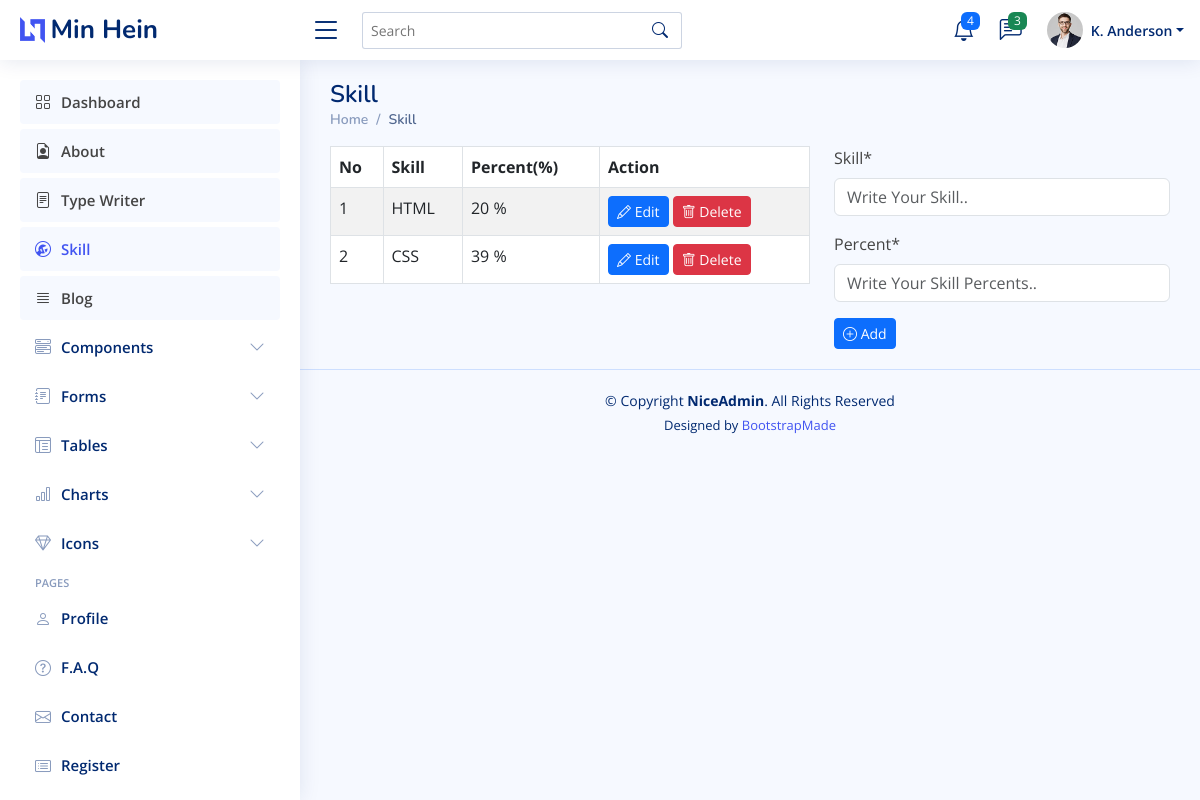
The app's page /dashboard/skill/ with its own data.
### dashboard/models.py (models this page shows, shortened)
class Skill(models.Model):
    skill = models.CharField(max_length=50, null=True)
    percent = models.IntegerField(null=True)
    created_at = models.DateTimeField(auto_now=True)
    updated_at = models.DateTimeField(auto_now_add=True)
    slug = models.SlugField(max_length=255, null=False,blank=True,unique=True,editable=False,)

### dashboard/views.py (the view)
# urls.py: path('skill/', views.skill, name='skill'),
def skill(request):
    page = 'skill'
    skills = Skill.objects.all()
    forms = SkillForm()
    if request.method == "POST":
        form = SkillForm(request.POST)
        if form.is_valid():
            form.save()
            messages.success(request, 'Has been added successfully!')
            return redirect('skill')
    context = {'page':page,'skills':skills, 'forms':forms}
    return render(request, 'dashboard/skill/skill.html', context)

### dashboard/forms.py
class SkillForm(forms.ModelForm):
    class Meta:
        model = Skill
        fields = "__all__"
        widgets = {
            'skill':forms.TextInput(attrs=({'placeholder':'Write Your Skill..'})),
            'percent':forms.NumberInput(attrs=({'placeholder':"Write Your Skill Percents.."})),
        }

### dashboard/templates/dashboard/skill/skill.html (shortened to what this page needs)
{% extends 'dashboard/main.html' %}
{% load crispy_forms_tags %}
{% block content %}
<div class="pagetitle">
    <h1>Skill</h1>
    <nav>
      <ol class="breadcrumb">
        <li class="breadcrumb-item"><a href="{% url 'dashboard' %}">Home</a></li>
        <li class="breadcrumb-item active">Skill</li>
      </ol>
    </nav>
  </div>
  <div class="row">
    <div class="col-md-7">
        <table class="table table-striped table-bordered">
            <thead>
              <tr>
                <th scope="col">No</th>
                <th scope="col">Skill</th>
                <th scope="col">Percent(%)</th>
                <th scope="col">Action</th>
              </tr>
            </thead>
            <tbody>
              {% for skill in skills %}
                <tr>
                    <td>{{ forloop.counter }}</td>
                    <td>{{ skill.skill }}</td>
                    <td>{{ skill.percent }} %</td>
                    <td>
                        <a href="{% url 'skill-edit' skill.slug %}" class="btn btn-primary btn-sm">
                            <i class="bi bi-pencil"></i> Edit
                        </a>
                        <a href="{% url 'skill-delete' skill.slug %}" class="btn btn-danger btn-sm">
                            <i class="bi bi-trash"></i> Delete
                        </a>
                    </td>
                </tr>
              {% endfor %}
            </tbody>
          </table>
    </div>
{% if page == "skill" %}
    <div class="col-md-5">
        <form action="" method="post">
            {{ forms.skill|as_crispy_field }}
            {{ forms.percent|as_crispy_field }}
            <button type="submit" class="btn btn-primary btn-sm">
                <i class="bi bi-plus-circle"></i> Add
            </button>
        </form>
    </div>
{% endif %}
{% endblock content %}

### static/assets/css/style.css (style rules this page uses)
:root { scroll-behavior: smooth; }
body { font-family: "Open Sans", sans-serif; background: #f6f9ff; color: #444444; }
h1, h2, h3, h4, h5, h6 { font-family: "Nunito", sans-serif; }
.pagetitle { margin-bottom: 10px; }
.pagetitle h1 { font-size: 24px; margin-bottom: 0; font-weight: 600; color: #012970; }
.breadcrumb { font-size: 14px; font-family: "Nunito", sans-serif; color: #899bbd; font-weight: 600; }
.breadcrumb a { color: #899bbd; transition: 0.3s; }
.breadcrumb .breadcrumb-item::before { color: #899bbd; }
.breadcrumb .active { color: #51678f; font-weight: 600; }

### records on screen
Skill: skill "HTML", percent "20"
Skill: skill "CSS", percent "39"
